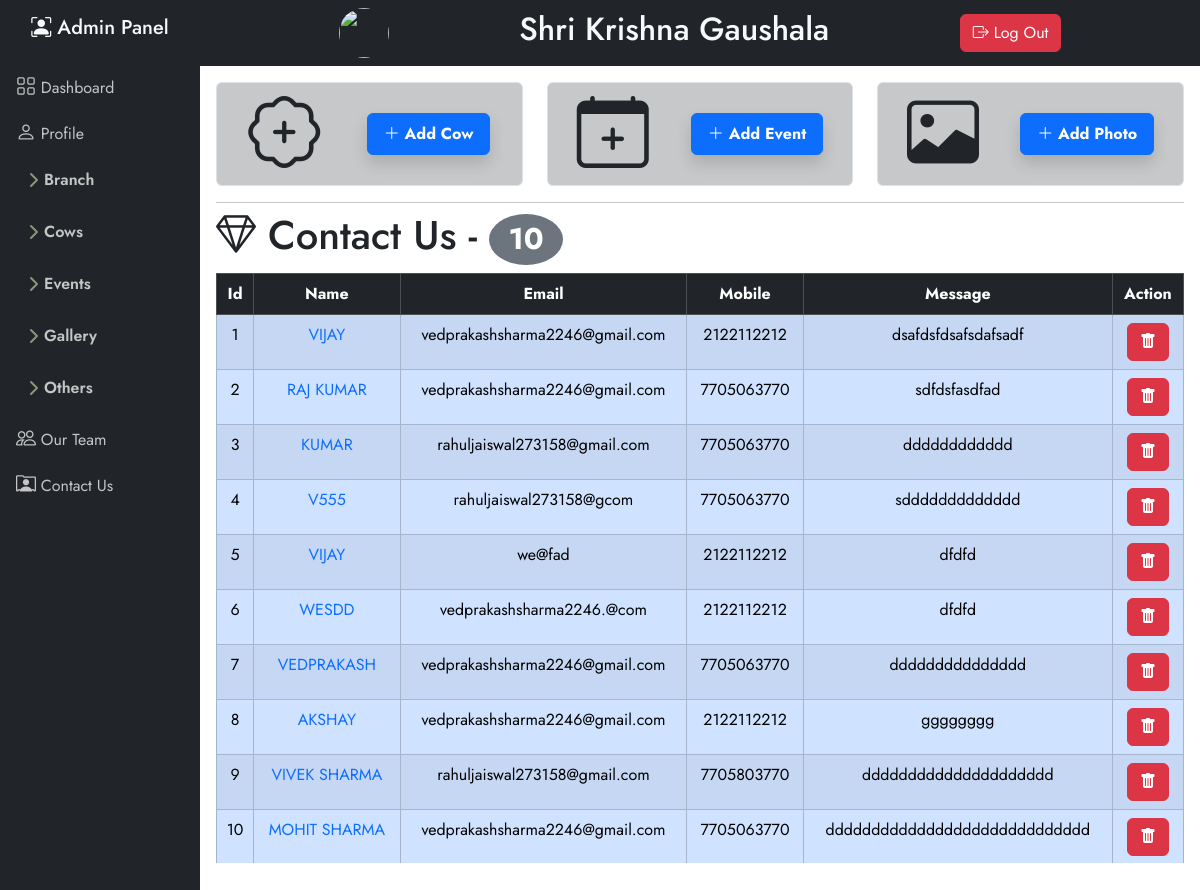
The app's page /admin/contact_us.php with its own data.
### tables this page shows
CREATE TABLE `contact_us` (
  `id` int(3) NOT NULL,
  `Name` varchar(40) NOT NULL,
  `Email` varchar(60) NOT NULL,
  `Phone` bigint(10) NOT NULL,
  `Message` text NOT NULL
);

### admin/contact_us.php (the view, shortened to what this page needs)
<?php
include 'head_page.php';
?>
<div class="container-fluid m-0 p-0">
    <div class="row">
        <div class="col">
            <h1 class="list-group-item-warnning">
                <i class="bi bi-gem"></i>
                Contact Us -
                <span class="badge bg-secondary rounded-circle">
                        </span>
            </h1>
        </div>
        <div class="table-responsive upcoming_table">
            <table class="table table-primary table-striped table-hover table-bordered text-center ">
                <thead class="table-dark sticky-top ">
                    <tr class="">
                        <th scope="col">Id</th>
                        <th scope="col">Name</th>
                        <th scope="col">Email</th>
                        <th scope="col">Mobile</th>
                        <th scope="col">Message</th>
                        <th scope="col">Action</th>
                    </tr>
                </thead>
                <tbody>
                     <?php
                      global $db;
                      $select_message ="SELECT * FROM contact_us";
                      $stmt =$db->query($select_message);
                      $sr=0;
                      while($DataRow =$stmt->fetch()){
                         $id      =$DataRow['id'];
                         $Name    =$DataRow['Name'];
                         $Email   =$DataRow['Email'];
                         $Phone   =$DataRow['Phone'];
                         $Message =$DataRow['Message'];
                         $sr++;
                      ?>
                    <tr class="">
                        <td scope="row"><?php echo $sr?></td>
                        <td class="text-primary"><?php echo strtoupper($Name)?></td>
                        <td><?php echo $Email?></td>
                        <td><?php echo $Phone?></td>
                        <td><?php echo substr($Message,0,40)?></td>
                        <td>
                           <span><a href="delete_contact_us.php?id=<?php echo $id?>">
                            <button type="button" class="btn btn-danger" onclick="return confirm('Are you sure? Do you want to delete this item.')"  data-bs-toggle="modal" data-bs-target="#exampleModal" data-bs-whatever="@getbootstrap"><i class="bi bi-trash-fill"></i></button></a></span>
                        </td>
                    </tr>
                  <?php  } ?>
                </tbody>
            </table>
        </div>
    </div>
</div>
<?php
include 'footer_page.php';
?>

### admin/head_page.php (style rules this page uses)
body { font-family: Jost; }
a { text-decoration: none; }
.upcoming_table { height: 61vh; width: 100%; overflow-y: scroll; }

### records on screen
contact_us: Name "VIJAY", Email "vedprakashsharma2246@gmail.com", Phone "2122112212", Message "dsafdsfdsafsdafsadf"
contact_us: Name "RAJ KUMAR", Email "vedprakashsharma2246@gmail.com", Phone "7705063770", Message "sdfdsfasdfad"
contact_us: Name "KUMAR", Email "rahuljaiswal273158@gmail.com", Phone "7705063770", Message "dddddddddddd"
contact_us: Name "V555", Email "rahuljaiswal273158@gcom", Phone "7705063770", Message "sddddddddddddd"
contact_us: Name "VIJAY", Email "we@fad", Phone "2122112212", Message "dfdfd"
contact_us: Name "WESDD", Email "vedprakashsharma2246.@com", Phone "2122112212", Message "dfdfd"
contact_us: Name "VEDPRAKASH", Email "vedprakashsharma2246@gmail.com", Phone "7705063770", Message "ddddddddddddddd"
contact_us: Name "AKSHAY", Email "vedprakashsharma2246@gmail.com", Phone "2122112212", Message "gggggggg"
contact_us: Name "VIVEK SHARMA", Email "rahuljaiswal273158@gmail.com", Phone "7705803770", Message "ddddddddddddddddddddd"
contact_us: Name "MOHIT SHARMA", Email "vedprakashsharma2246@gmail.com", Phone "7705063770", Message "ddddddddddddddddddddddddddddd"

### other values on screen
$TotalContactMSG "10"
